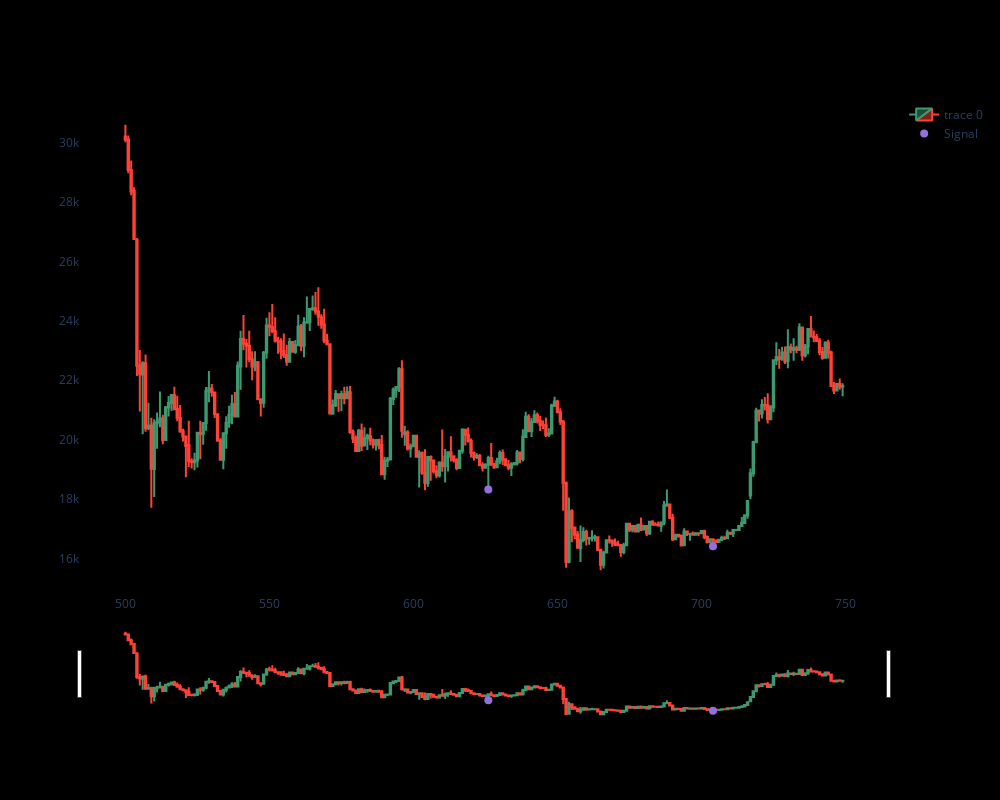

Write notebook code for a chart like this one.
### Code cell
data['pointpos'] = data.apply(lambda row: pointpos(row,"signal"), axis=1)
plot_with_signal(data[500:750])

### Figure 1 — Plotly figure (JSON) as saved in the notebook; plotly's stock layout.template omitted (floating-point values rounded to 4 significant figures; data arrays with more than 128 entries replaced by an {"elided": "..."} marker saying what was removed)
{"data": [{"close": {"elided": "250 float values"}, "high": {"elided": "250 float values"}, "low": {"elided": "250 float values"}, "open": {"elided": "250 float values"}, "type": "candlestick", "x": {"elided": "250 int values"}}, {"marker": {"color": "MediumPurple", "size": 8}, "mode": "markers", "name": "Signal", "type": "scatter", "x": {"elided": "250 int values"}, "y": {"elided": "250 float values"}}], "layout": {"autosize": false, "height": 800, "paper_bgcolor": "black", "plot_bgcolor": "black", "width": 1000, "xaxis": {"gridcolor": "black"}, "yaxis": {"gridcolor": "black"}}}
